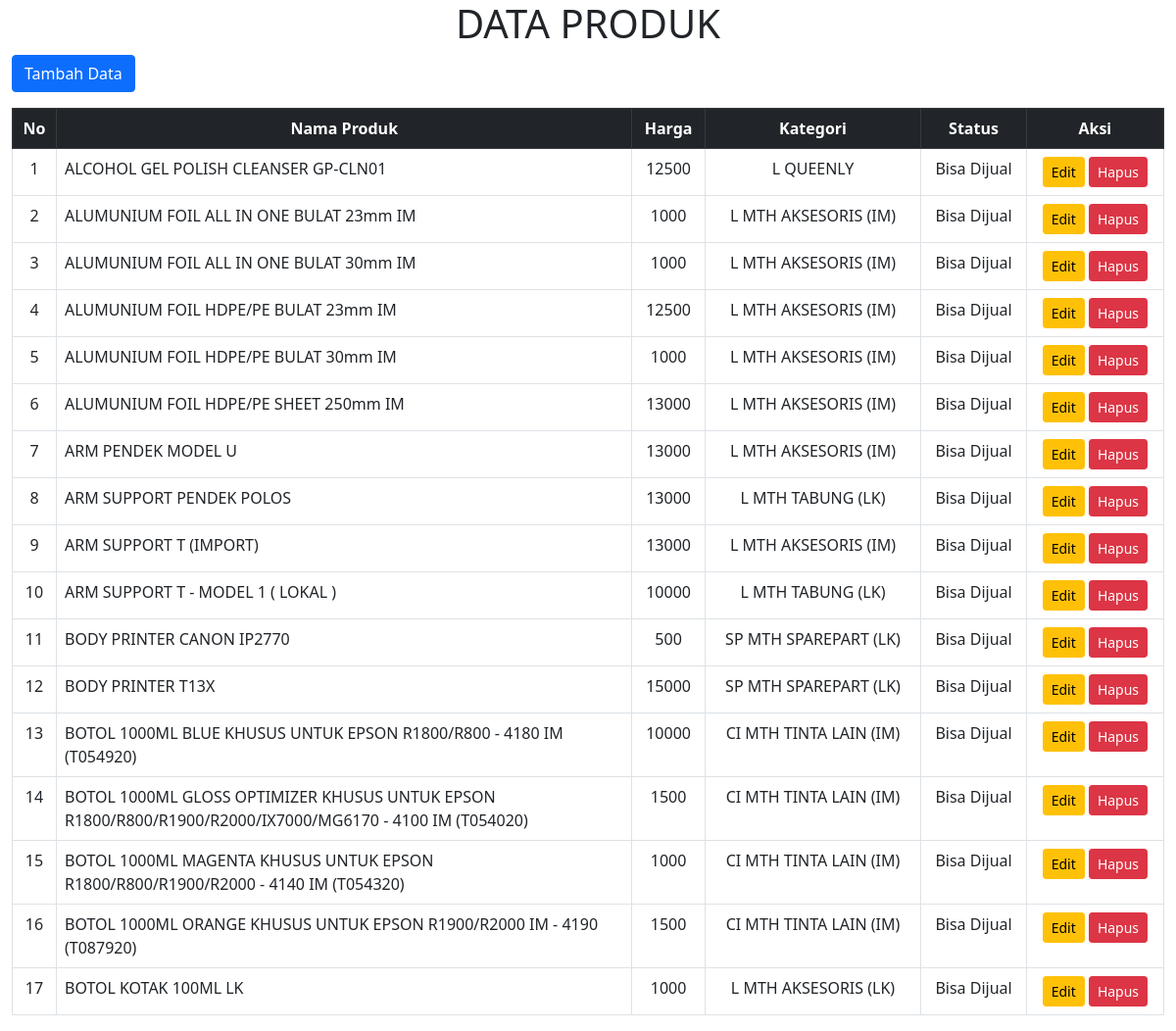
The app's page /index.php/produk with its own data.
### tables this page shows
CREATE TABLE `produk` (
  `id_produk` int NOT NULL,
  `nama_produk` varchar(200) DEFAULT NULL,
  `harga` decimal(10,0) DEFAULT NULL,
  `kategori_id` int DEFAULT NULL,
  `status_id` int DEFAULT NULL
);

CREATE TABLE `kategori` (
  `id_kategori` int NOT NULL,
  `nama_kategori` varchar(50) NOT NULL
);

CREATE TABLE `status` (
  `id_status` int NOT NULL,
  `nama_status` varchar(50) NOT NULL
);

### application/controllers/Produk.php (called while the page is built, shortened)
<?php
class Produk extends CI_Controller
{
    function __construct()
    {
        $this->load->model('produk_model');
        $this->load->model('kategori_model');
        $this->load->model('status_model');
        $this->load->library('form_validation');
    }
    function index()
    {
        $data['produk'] = $this->produk_model->get_produk();
        $this->load->view('produk/index', $data);
    }
}

### index.php (called while the page is built, shortened)
<?php
require_once BASEPATH.'core/CodeIgniter.php';

### application/models/Produk_model.php (called while the page is built, shortened)
<?php
class Produk_model extends CI_Model
{
    function get_produk()
    {
        $this->db->select('p.*, k.nama_kategori, s.nama_status');
        $this->db->from('produk as p');
        $this->db->join('kategori as k', 'p.kategori_id = k.id_kategori', 'inner');
        $this->db->join('status as s', 'p.status_id = s.id_status', 'inner');
        $this->db->where('s.nama_status', 'Bisa Dijual');
        $this->db->order_by('p.id_produk', 'ASC');
        $query = $this->db->get();
        return $query->result();
    }
}

### application/views/produk/index.php (the view, shortened to what this page needs)
<!DOCTYPE html>
<html lang="en">
<head>
    <link href="https://cdn.jsdelivr.net/npm/bootstrap@5.0.2/dist/css/bootstrap.min.css" rel="stylesheet">
</head>
<body>
    <div class="container-fluid">
        <h1 class="text-center">DATA PRODUK</h1>
        <a href="<?php echo site_url('produk/create'); ?>" class="btn btn-primary mb-3">Tambah Data</a>
        <table class="table table-hover table-bordered">
            <thead class="table-dark text-center">
                <tr>
                    <th>No</th>
                    <th width="50%">Nama Produk</th>
                    <th>Harga</th>
                    <th>Kategori</th>
                    <th>Status</th>
                    <th>Aksi</th>
                </tr>
            </thead>
            <tbody class="text-center">
                <?php $no = 1; ?>
                <?php foreach ($produk as $item): ?>
                    <tr>
                        <td><?php echo $no++; ?></td>
                        <td class="text-left"><?php echo $item->nama_produk; ?></td>
                        <td><?php echo $item->harga; ?></td>
                        <td><?php echo $item->nama_kategori; ?></td>
                        <td><?php echo $item->nama_status; ?></td>
                        <td>
                            <a href="<?php echo site_url('produk/edit/' . $item->id_produk); ?>" class="btn btn-warning btn-sm">Edit</a>
                            <a href="#" class="btn btn-danger btn-sm" data-bs-toggle="modal" data-bs-target="#deleteModal<?php echo $item->id_produk; ?>">Hapus</a>
                        </td>
                    </tr>
                <?php endforeach; ?>
            </tbody>
        </table>
    </div>
</body>
</html>

### application/views/produk/index.php (style rules this page uses)
.text-left { text-align: left; }

### records on screen
produk: nama_produk "ALCOHOL GEL POLISH CLEANSER GP-CLN01", harga "12500", kategori.nama_kategori "L QUEENLY", status.nama_status "Bisa Dijual"
produk: nama_produk "ALUMUNIUM FOIL ALL IN ONE BULAT 23mm IM", harga "1000", kategori.nama_kategori "L MTH AKSESORIS (IM)", status.nama_status "Bisa Dijual"
produk: nama_produk "ALUMUNIUM FOIL ALL IN ONE BULAT 30mm IM", harga "1000", kategori.nama_kategori "L MTH AKSESORIS (IM)", status.nama_status "Bisa Dijual"
produk: nama_produk "ALUMUNIUM FOIL HDPE/PE BULAT 23mm IM", harga "12500", kategori.nama_kategori "L MTH AKSESORIS (IM)", status.nama_status "Bisa Dijual"
produk: nama_produk "ALUMUNIUM FOIL HDPE/PE BULAT 30mm IM", harga "1000", kategori.nama_kategori "L MTH AKSESORIS (IM)", status.nama_status "Bisa Dijual"
produk: nama_produk "ALUMUNIUM FOIL HDPE/PE SHEET 250mm IM", harga "13000", kategori.nama_kategori "L MTH AKSESORIS (IM)", status.nama_status "Bisa Dijual"
produk: nama_produk "ARM PENDEK MODEL U", harga "13000", kategori.nama_kategori "L MTH AKSESORIS (IM)", status.nama_status "Bisa Dijual"
produk: nama_produk "ARM SUPPORT PENDEK POLOS", harga "13000", kategori.nama_kategori "L MTH TABUNG (LK)", status.nama_status "Bisa Dijual"
produk: nama_produk "ARM SUPPORT T (IMPORT)", harga "13000", kategori.nama_kategori "L MTH AKSESORIS (IM)", status.nama_status "Bisa Dijual"
produk: nama_produk "ARM SUPPORT T - MODEL 1 ( LOKAL )", harga "10000", kategori.nama_kategori "L MTH TABUNG (LK)", status.nama_status "Bisa Dijual"
produk: nama_produk "BODY PRINTER CANON IP2770", harga "500", kategori.nama_kategori "SP MTH SPAREPART (LK)", status.nama_status "Bisa Dijual"
produk: nama_produk "BODY PRINTER T13X", harga "15000", kategori.nama_kategori "SP MTH SPAREPART (LK)", status.nama_status "Bisa Dijual"
produk: nama_produk "BOTOL 1000ML BLUE KHUSUS UNTUK EPSON R1800/R800 - 4180 IM (T054920)", harga "10000", kategori.nama_kategori "CI MTH TINTA LAIN (IM)", status.nama_status "Bisa Dijual"
produk: nama_produk "BOTOL 1000ML GLOSS OPTIMIZER KHUSUS UNTUK EPSON R1800/R800/R1900/R2000/IX7000/MG6170 - 4100 IM (T054020)", harga "1500", kategori.nama_kategori "CI MTH TINTA LAIN (IM)", status.nama_status "Bisa Dijual"
produk: nama_produk "BOTOL 1000ML MAGENTA KHUSUS UNTUK EPSON R1800/R800/R1900/R2000 - 4140 IM (T054320)", harga "1000", kategori.nama_kategori "CI MTH TINTA LAIN (IM)", status.nama_status "Bisa Dijual"
produk: nama_produk "BOTOL 1000ML ORANGE KHUSUS UNTUK EPSON R1900/R2000 IM - 4190 (T087920)", harga "1500", kategori.nama_kategori "CI MTH TINTA LAIN (IM)", status.nama_status "Bisa Dijual"
produk: nama_produk "BOTOL KOTAK 100ML LK", harga "1000", kategori.nama_kategori "L MTH AKSESORIS (LK)", status.nama_status "Bisa Dijual"
